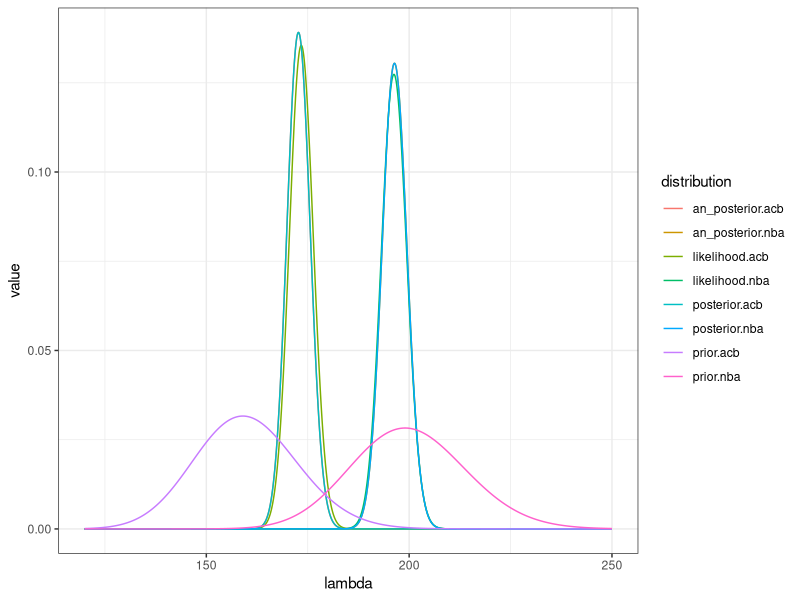
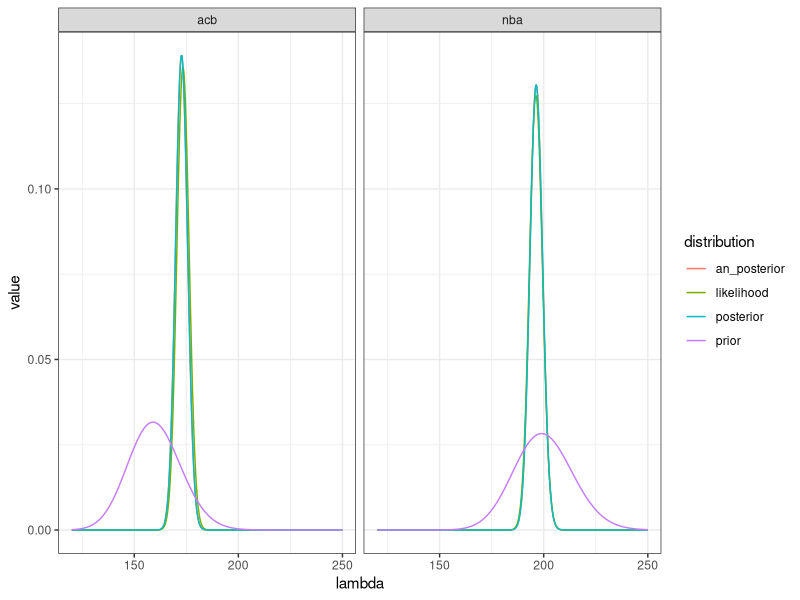
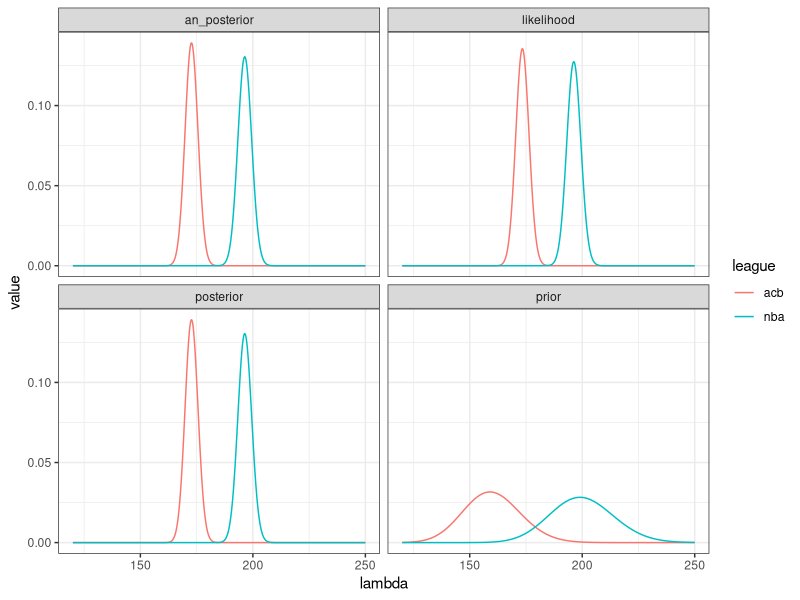
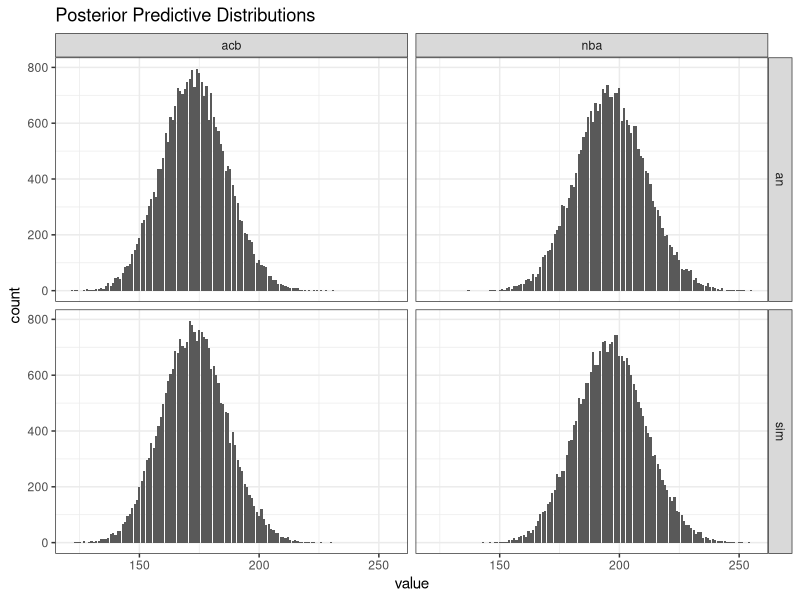
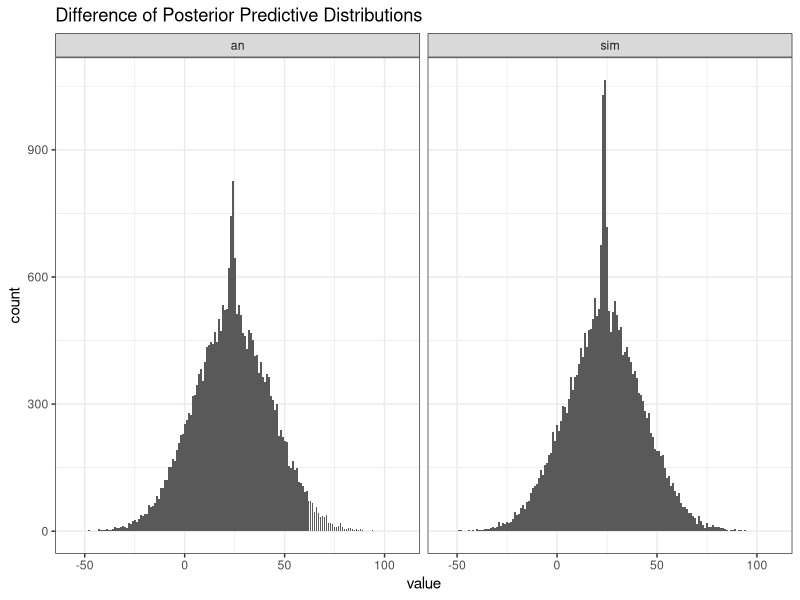

These charts were generated, in order, by the following R code:
## ---- chunk 1
knitr::opts_chunk$set(echo = TRUE, fig.width = 14, comment = "#>")
library(ggplot2)
library(tidyverse)
setwd("/home/ajo/gitRepos/bayesian/HW2")
## ---- chunk 2
data <- read.table("basquet.txt", header = T)
str(data)
head(data)
## ---- chunk 3
delta.lambda <- 0.005
start <- 120
end <- 250
sim.points <- (end-start)/delta.lambda
lambda <- seq(start, end, length.out = sim.points)
n <- dim(data)[[1]]

prior.par.nba <- c(alpha = 200, beta = 1)
prior.par.acb <- c(alpha = 160, beta = 1)

prior.nba <- dgamma(lambda, shape = prior.par.nba[1], rate = prior.par.nba[2])
prior.acb <- dgamma(lambda, shape = prior.par.acb[1], rate = prior.par.acb[2])

#likelihood.nba <- exp(-lambda*n)*lambda^sum(data[,2])
likelihood.nba <- map_dbl(lambda, ~ prod(dpois(data[,2], .x)))
likelihood.nba <- likelihood.nba/(sum(likelihood.nba)*delta.lambda)
#likelihood.acb <- exp(-lambda*n)*lambda^sum(data[,1])
likelihood.acb <- map_dbl(lambda, ~ prod(dpois(data[,1], .x)))
likelihood.acb <- likelihood.acb/(sum(likelihood.acb)*delta.lambda)

# Simulated posterior
prod.nba <- likelihood.nba*prior.nba
posterior.nba <- prod.nba/(sum(prod.nba)*delta.lambda)
prod.acb <- likelihood.acb*prior.acb
posterior.acb <- prod.acb/(sum(prod.acb)*delta.lambda)

# Analytical solution of posterior (conjugate prior)
posterior.par.nba <- prior.par.nba + c(sum(data[,2]), n)
posterior.par.acb <- prior.par.acb + c(sum(data[,1]), n)
an_posterior.nba <- dgamma(lambda, shape = posterior.par.nba[1], rate = posterior.par.nba[2])
an_posterior.acb <- dgamma(lambda, shape = posterior.par.acb[1], rate = posterior.par.acb[2])

df <- tibble(lambda, likelihood.nba, likelihood.acb,
             prior.nba, prior.acb, 
             an_posterior.nba, an_posterior.acb, 
             posterior.nba, posterior.acb)

df2 <- df %>% 
    gather(key = distribution, value = value, -lambda) 

df3 <- df2 %>% 
    separate(distribution, into = c("distribution", "league"), sep = "\\.")

df2 %>% 
    ggplot() +
    geom_line(aes(x = lambda, y = value, col = distribution)) +
    theme_bw()

df3 %>% 
    ggplot() +
    geom_line(aes(x = lambda, y = value, col = distribution)) +
    theme_bw() + 
    facet_wrap(~league)

df3 %>% 
    ggplot() +
    geom_line(aes(x = lambda, y = value, col = league)) +
    theme_bw() + 
    facet_wrap(~distribution) 
## ---- chunk 4
set.seed(1)
post.an.nba <- rgamma(sim.points, shape = posterior.par.nba[1], rate = posterior.par.nba[2])

set.seed(1)
y.post.sim1an_nba <- rpois(sim.points, lambda = post.an.nba) # First using the analytical posterior (conjugate)

set.seed(1)
post.samples.nba <- sample(lambda, size = sim.points, replace = T, prob = posterior.nba)

set.seed(1)
y.post.sim1sim_nba <- rpois(sim.points, lambda = post.samples.nba) # Secondly using the simulated posterior from earlier.

set.seed(1)
post.an.acb <- rgamma(sim.points, shape = posterior.par.acb[1], rate = posterior.par.acb[2])

set.seed(1)
y.post.sim1an_acb <- rpois(sim.points, lambda = post.an.acb) # First using the analytical posterior (conjugate)

set.seed(1)
post.samples.acb <- sample(lambda, size = sim.points, replace = T, prob = posterior.acb)

set.seed(1)
y.post.sim1sim_acb <- rpois(sim.points, lambda = post.samples.acb) # Secondly using the simulated posterior from earlier.

df4 <- tibble(y.post.sim1an_nba, y.post.sim1sim_nba, y.post.sim1an_acb, y.post.sim1sim_acb)
df5 <- df4 %>% 
    gather(key = distribution, value = value) 

df6 <- df5 %>% 
    separate(distribution, into = c("distribution", "league"), sep = "_") %>% 
    separate(distribution, into = c("distribution", "vers"), sep = "1")

# Plotting the posterior predictive probabilities. 
df6 %>% 
    ggplot() +
    geom_bar(aes(x = value)) +
    theme_bw() +
    facet_grid(row = vars(vers), col = vars(league)) +
    ggtitle("Posterior Predictive Distributions")
## ---- chunk 5
diff.sim <- y.post.sim1sim_nba - y.post.sim1sim_acb
diff.an <- y.post.sim1an_nba - y.post.sim1an_acb

df7 <- tibble(diff.sim, diff.an)
df8 <- df7 %>% 
    gather(key = distribution, value = value) 

df9 <- df8 %>% 
    separate(distribution, into = c("distribution", "vers"), sep = "\\.") 

# Plotting the posterior predictive probabilities. 
df9 %>% 
    ggplot() +
    geom_bar(aes(x = value)) +
    theme_bw() +
    facet_wrap(~vers) +
    ggtitle("Difference of Posterior Predictive Distributions")
## ---- chunk 6
mean(diff.sim < 0)
mean(diff.an < 0)
## ---- chunk 7
mean(diff.sim >= 60)
mean(diff.an >= 60)
